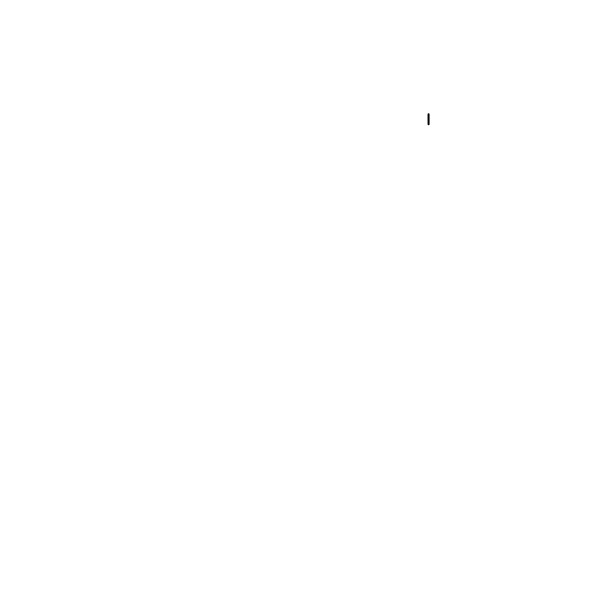
Frame 1 (no input)
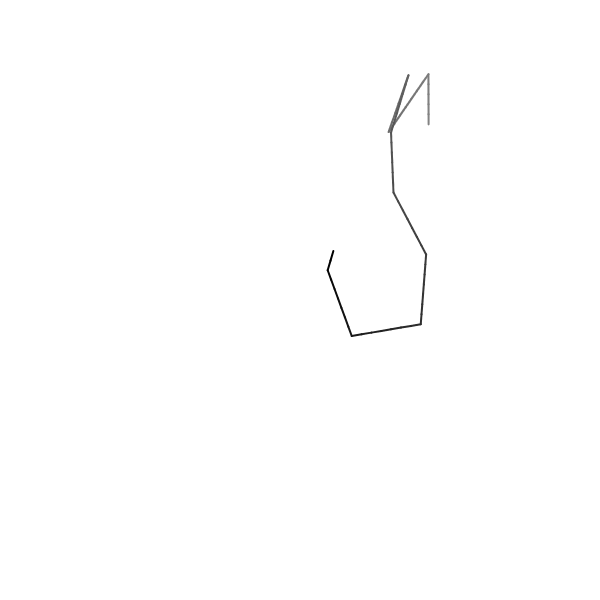
Frame 60 (no input)
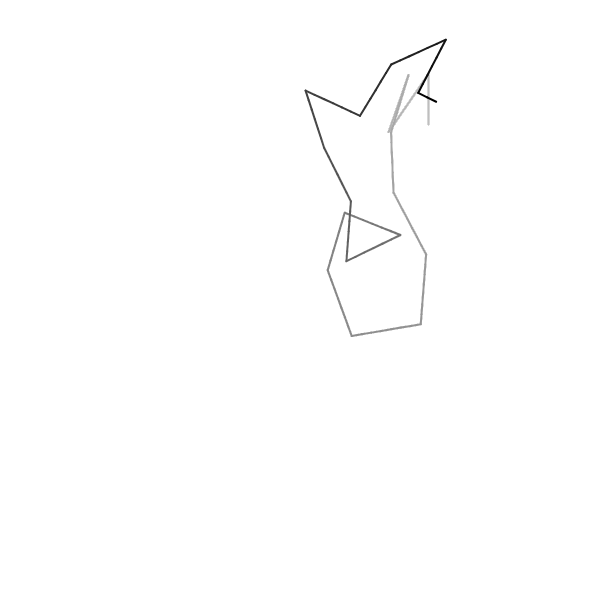
Frame 120 (the mouse pressed at the canvas centre since frame 60)

The p5.js sketch that drew these frames (run headless with seeded random() and noise() and a simulated clock; from frame 60 on, the mouse is pressed at the canvas centre):

// p5.js sketch
// ── sketch.js
// Paramètres
var agentSize = 2;
var stepSize = 10;
var timeIntervalBetweenUpdates = 100;
// ----------

var agentPosition;
var agentPreviousPosition; // Stockage de la position précédente
var agentAngle;
var timeOfLastUpdate;

function setup() {
    createCanvas(600, 600);
    initPosition();
    agentAngle = random(0, TWO_PI);
    background(255);
    timeOfLastUpdate = millis();
}

function draw() {
    var currentTime = millis();
    // Mise à jour de la position
    if (currentTime - timeOfLastUpdate > timeIntervalBetweenUpdates)
    {
        timeOfLastUpdate = currentTime;
        agentAngle = random(0, TWO_PI);
    }
    updatePosition();
    // Conditions aux limites
    if (agentPosition.x < 0 || agentPosition.x > width || agentPosition.y < 0 || agentPosition.y > height) {
        initPosition();
    }
    // Dessin
    background(255, 255, 255, 3);
    stroke(0); // Attention à bien adapter les méthodes de dessin. Nous utilisons 'line' et non plus 'ellipse'
    strokeWeight(agentSize);
    noFill();
    line(agentPreviousPosition.x, agentPreviousPosition.y, agentPosition.x, agentPosition.y); // Tracer une ligne entre la position précédente et la nouvelle position permet d'éviter d'obtenir des trajectoires 'en pointillé'.
}

function initPosition() {
    agentPosition = createVector(random(width), random(height));
    agentPreviousPosition = agentPosition.copy(); // Initialisation de la variable de stockage. Important : il faut utiliser la méthode 'copy' pour effectivement copier le vecteur. Un simple assignement ('agentPreviousPosition = agentPosition') créerait simplement une référence.

}

function updatePosition() {
    agentPreviousPosition = agentPosition.copy(); // Sauvegarde de la position précédente
    agentPosition.x += cos(agentAngle) * stepSize;
    agentPosition.y += sin(agentAngle) * stepSize;
}
